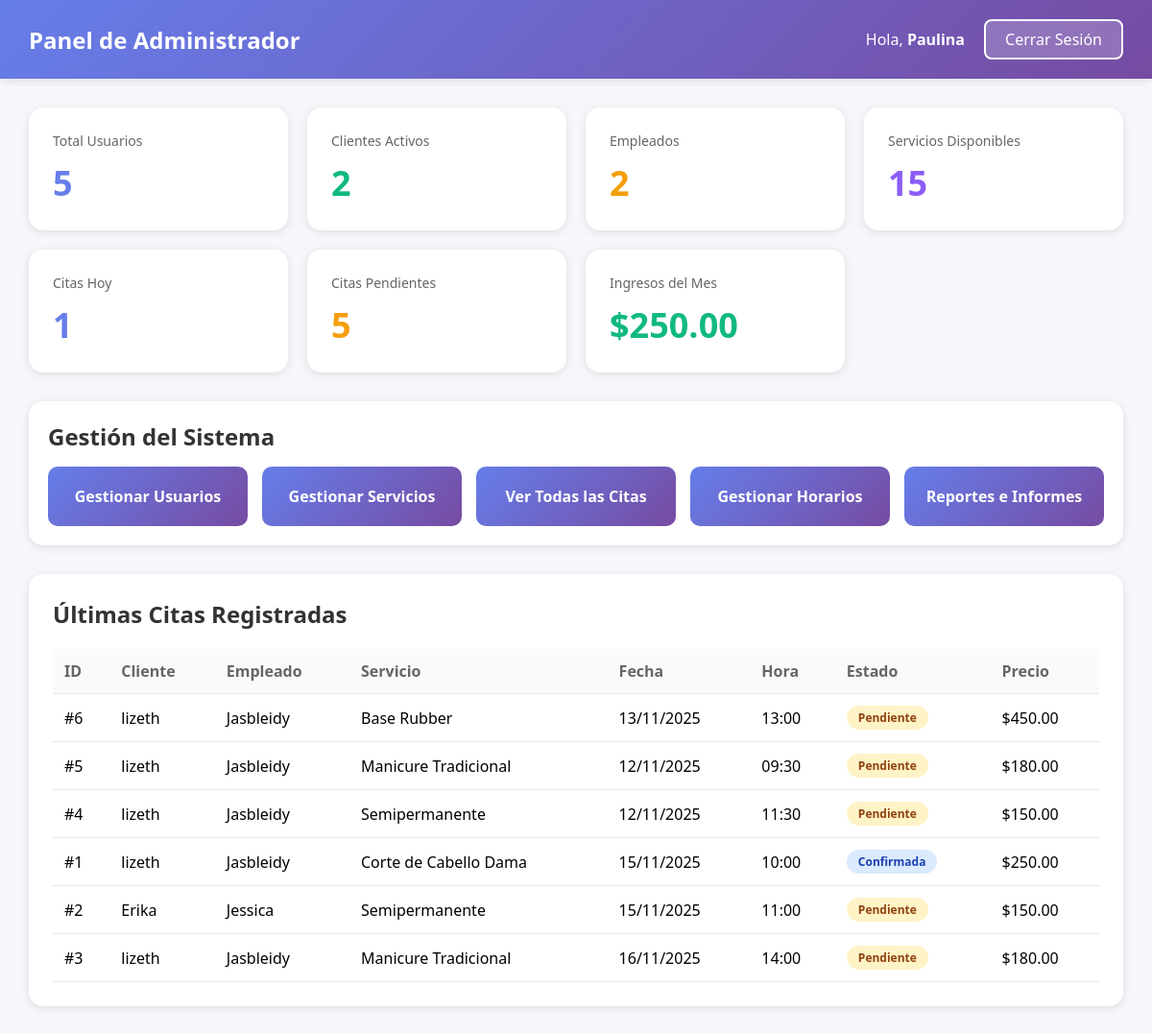
/pages/admin/dashboard.php (signed in), run on the app's committed database.
### tables this page shows
CREATE TABLE `citas` (
  `id` int(11) NOT NULL,
  `cliente_id` int(11) NOT NULL,
  `empleado_id` int(11) NOT NULL,
  `servicio_id` int(11) NOT NULL,
  `fecha_cita` date NOT NULL,
  `hora_cita` time NOT NULL,
  `estado` enum('Pendiente','Confirmada','Completada','Cancelada') DEFAULT 'Pendiente',
  `notas` text DEFAULT NULL,
  `precio_total` decimal(10,2) NOT NULL,
  `fecha_creacion` timestamp NULL DEFAULT current_timestamp(),
  `fecha_actualizacion` timestamp NULL DEFAULT current_timestamp() ON UPDATE current_timestamp()
);

CREATE TABLE `usuarios` (
  `id` int(11) NOT NULL,
  `nombre` varchar(100) NOT NULL,
  `email` varchar(100) NOT NULL,
  `password` varchar(255) NOT NULL,
  `telefono` varchar(20) DEFAULT NULL,
  `rol` enum('Cliente','Empleado','Administrador') NOT NULL DEFAULT 'Cliente',
  `fecha_registro` timestamp NULL DEFAULT current_timestamp(),
  `activo` tinyint(1) DEFAULT 1
);

CREATE TABLE `servicios` (
  `id` int(11) NOT NULL,
  `nombre` varchar(100) NOT NULL,
  `descripcion` text DEFAULT NULL,
  `duracion` int(11) NOT NULL COMMENT 'Duración en minutos',
  `precio` decimal(10,2) NOT NULL,
  `activo` tinyint(1) DEFAULT 1,
  `fecha_creacion` timestamp NULL DEFAULT current_timestamp()
);

### includes/verificar_sesion.php (called while the page is built, shortened)
<?php
function obtenerNombreUsuario() {
    return $_SESSION['nombre'] ?? 'Usuario';
}
?>

### pages/admin/dashboard.php (the view, shortened to what this page needs)
<?php
require_once '../../includes/verificar_sesion.php';
$database = new Database();
$db = $database->getConnection();
$query = "SELECT COUNT(*) as total FROM usuarios WHERE activo = 1";
$stmt = $db->query($query);
$total_usuarios = $stmt->fetch()['total'];
$query = "SELECT COUNT(*) as total FROM usuarios WHERE rol = 'Cliente' AND activo = 1";
$stmt = $db->query($query);
$total_clientes = $stmt->fetch()['total'];
$query = "SELECT COUNT(*) as total FROM usuarios WHERE rol = 'Empleado' AND activo = 1";
$stmt = $db->query($query);
$total_empleados = $stmt->fetch()['total'];
$query = "SELECT COUNT(*) as total FROM servicios WHERE activo = 1";
$stmt = $db->query($query);
$total_servicios = $stmt->fetch()['total'];
$hoy = date('Y-m-d');
$query = "SELECT COUNT(*) as total FROM citas WHERE fecha_cita = :hoy";
$stmt = $db->prepare($query);
$stmt->bindParam(':hoy', $hoy);
$stmt->execute();
$citas_hoy = $stmt->fetch()['total'];
$query = "SELECT COUNT(*) as total FROM citas WHERE estado = 'Pendiente'";
$stmt = $db->query($query);
$citas_pendientes = $stmt->fetch()['total'];
$mes_actual = date('Y-m');
$query = "SELECT COALESCE(SUM(precio_total), 0) as total
          FROM citas
          WHERE DATE_FORMAT(fecha_cita, '%Y-%m') = :mes
          AND estado IN ('Confirmada', 'Completada')";
$stmt = $db->prepare($query);
$stmt->bindParam(':mes', $mes_actual);
$stmt->execute();
$ingresos_mes = $stmt->fetch()['total'];
$query = "SELECT c.*,
          u1.nombre as cliente_nombre,
          u2.nombre as empleado_nombre,
          s.nombre as servicio_nombre
          FROM citas c
          JOIN usuarios u1 ON c.cliente_id = u1.id
          JOIN usuarios u2 ON c.empleado_id = u2.id
          JOIN servicios s ON c.servicio_id = s.id
          ORDER BY c.fecha_creacion DESC
          LIMIT 10";
$stmt = $db->query($query);
$ultimas_citas = $stmt->fetchAll();
?>
<!DOCTYPE html>
<html lang="es">
<head>
</head>
<body>
    <div class="header">
        <div class="header-content">
            <h1>Panel de Administrador</h1>
            <div class="user-info">
                <span>Hola, <strong><?php echo htmlspecialchars(obtenerNombreUsuario()); ?></strong></span>
                <a href="../../auth/logout.php" class="logout-btn">Cerrar Sesión</a>
            </div>
        </div>
    </div>
    <div class="container">
        <div class="stats-grid">
            <div class="stat-card">
                <h3>Total Usuarios</h3>
                <div class="number"><?php echo $total_usuarios; ?></div>
            </div>
            <div class="stat-card green">
                <h3>Clientes Activos</h3>
                <div class="number"><?php echo $total_clientes; ?></div>
            </div>
            <div class="stat-card orange">
                <h3>Empleados</h3>
                <div class="number"><?php echo $total_empleados; ?></div>
            </div>
            <div class="stat-card purple">
                <h3>Servicios Disponibles</h3>
                <div class="number"><?php echo $total_servicios; ?></div>
            </div>
            <div class="stat-card">
                <h3>Citas Hoy</h3>
                <div class="number"><?php echo $citas_hoy; ?></div>
            </div>
            <div class="stat-card orange">
                <h3>Citas Pendientes</h3>
                <div class="number"><?php echo $citas_pendientes; ?></div>
            </div>
            <div class="stat-card green">
                <h3>Ingresos del Mes</h3>
                <div class="number">$<?php echo number_format($ingresos_mes, 2); ?></div>
            </div>
        </div>
        <div class="nav-menu">
            <h2>Gestión del Sistema</h2>
            <div class="menu-grid">
                <a href="usuarios.php" class="menu-item">
                    Gestionar Usuarios
                </a>
                <a href="servicios.php" class="menu-item">
                     Gestionar Servicios
                </a>
                <a href="citas.php" class="menu-item">
                     Ver Todas las Citas
                </a>
                <a href="horarios.php" class="menu-item">
                     Gestionar Horarios
                </a>
                <a href="reportes.php" class="menu-item">
                     Reportes e Informes
                </a>
            </div>
        </div>
        <div class="citas-section">
            <h2>Últimas Citas Registradas</h2>
            <?php if (count($ultimas_citas) > 0): ?>
                <table>
                    <thead>
                        <tr>
                            <th>ID</th>
                            <th>Cliente</th>
                            <th>Empleado</th>
                            <th>Servicio</th>
                            <th>Fecha</th>
                            <th>Hora</th>
                            <th>Estado</th>
                            <th>Precio</th>
                        </tr>
                    </thead>
                    <tbody>
                        <?php foreach ($ultimas_citas as $cita): ?>
                            <tr>
                                <td>#<?php echo $cita['id']; ?></td>
                                <td><?php echo htmlspecialchars($cita['cliente_nombre']); ?></td>
                                <td><?php echo htmlspecialchars($cita['empleado_nombre']); ?></td>
                                <td><?php echo htmlspecialchars($cita['servicio_nombre']); ?></td>
                                <td><?php echo date('d/m/Y', strtotime($cita['fecha_cita'])); ?></td>
                                <td><?php echo date('H:i', strtotime($cita['hora_cita'])); ?></td>
                                <td>
                                    <span class="badge badge-<?php echo strtolower($cita['estado']); ?>">
                                        <?php echo $cita['estado']; ?>
                                    </span>
                                </td>
                                <td>$<?php echo number_format($cita['precio_total'], 2); ?></td>
                            </tr>
                        <?php endforeach; ?>
                    </tbody>
                </table>
            <?php else: ?>
                <p style="text-align: center; color: #666; padding: 20px;">
                    No hay citas registradas todavía
                </p>
            <?php endif; ?>
        </div>
    </div>
</body>
</html>

### pages/admin/dashboard.php (style rules this page uses)
* { margin: 0; padding: 0; box-sizing: border-box; }
body { font-family: 'Segoe UI', Tahoma, Geneva, Verdana, sans-serif; background: #f5f7fa; }
.header { background: linear-gradient(135deg, #667eea 0%, #764ba2 100%); color: white; padding: 20px 30px; box-shadow: 0 2px 10px rgba(0,0,0,0.1); }
.header-content { max-width: 1400px; margin: 0 auto; display: flex; justify-content: space-between; align-items: center; }
.header h1 { font-size: 24px; }
.user-info { display: flex; align-items: center; gap: 20px; }
.logout-btn { background: rgba(255,255,255,0.2); color: white; padding: 8px 20px; border: 2px solid white; border-radius: 8px; text-decoration: none; font-weight: 500; transition: all 0.3s; }
.container { max-width: 1400px; margin: 30px auto; padding: 0 30px; }
.stats-grid { display: grid; grid-template-columns: repeat(auto-fit, minmax(250px, 1fr)); gap: 20px; margin-bottom: 30px; }
.stat-card { background: white; padding: 25px; border-radius: 15px; box-shadow: 0 2px 10px rgba(0,0,0,0.1); transition: transform 0.3s; }
.stat-card h3 { color: #666; font-size: 14px; font-weight: 500; margin-bottom: 10px; }
.stat-card .number { font-size: 36px; font-weight: bold; color: #667eea; }
.stat-card.green .number { color: #10b981; }
.stat-card.orange .number { color: #f59e0b; }
.stat-card.purple .number { color: #8b5cf6; }
.nav-menu { background: white; padding: 20px; border-radius: 15px; box-shadow: 0 2px 10px rgba(0,0,0,0.1); margin-bottom: 30px; }
.nav-menu h2 { margin-bottom: 15px; color: #333; }
.menu-grid { display: grid; grid-template-columns: repeat(auto-fit, minmax(200px, 1fr)); gap: 15px; }
.menu-item { background: linear-gradient(135deg, #667eea 0%, #764ba2 100%); color: white; padding: 20px; border-radius: 10px; text-decoration: none; text-align: center; font-weight: 600; transition: all 0.3s; }
.citas-section { background: white; padding: 25px; border-radius: 15px; box-shadow: 0 2px 10px rgba(0,0,0,0.1); }
.citas-section h2 { margin-bottom: 20px; color: #333; }
table { width: 100%; border-collapse: collapse; }
th, td { padding: 12px; text-align: left; border-bottom: 1px solid #e5e7eb; }
th { background: #f9fafb; font-weight: 600; color: #666; }
.badge { display: inline-block; padding: 4px 12px; border-radius: 20px; font-size: 12px; font-weight: 600; }
.badge-pendiente { background: #fef3c7; color: #92400e; }
.badge-confirmada { background: #dbeafe; color: #1e40af; }

### data on the page
citas: id "6", cliente.nombre "lizeth", empleado.nombre "Jasbleidy", servicio.nombre "Base Rubber", fecha_cita "13/11/2025", hora_cita "13:00", estado "Pendiente", precio_total "450.00"
citas: id "5", cliente.nombre "lizeth", empleado.nombre "Jasbleidy", servicio.nombre "Manicure Tradicional", fecha_cita "12/11/2025", hora_cita "09:30", estado "Pendiente", precio_total "180.00"
citas: id "4", cliente.nombre "lizeth", empleado.nombre "Jasbleidy", servicio.nombre "Semipermanente", fecha_cita "12/11/2025", hora_cita "11:30", estado "Pendiente", precio_total "150.00"
citas: id "1", cliente.nombre "lizeth", empleado.nombre "Jasbleidy", servicio.nombre "Corte de Cabello Dama", fecha_cita "15/11/2025", hora_cita "10:00", estado "Confirmada", precio_total "250.00"
citas: id "2", cliente.nombre "Erika", empleado.nombre "Jessica", servicio.nombre "Semipermanente", fecha_cita "15/11/2025", hora_cita "11:00", estado "Pendiente", precio_total "150.00"
citas: id "3", cliente.nombre "lizeth", empleado.nombre "Jasbleidy", servicio.nombre "Manicure Tradicional", fecha_cita "16/11/2025", hora_cita "14:00", estado "Pendiente", precio_total "180.00"

### other printed values
obtenerNombreUsuario() "Paulina"
$total_usuarios "5"
$total_clientes "2"
$total_empleados "2"
$total_servicios "15"
$citas_hoy "1"
$citas_pendientes "5"
$ingresos_mes "250.00"
